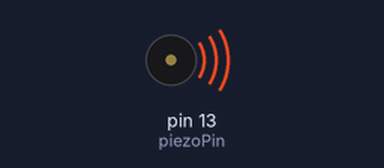
The sketch below on a simulated Arduino Uno, built with avr-gcc and run on an emulated ATmega328P. Parts: buzzer (waves = sounding).

Above: at 0.2 s.
Timing chart, 0 to 3.0 s (numbered marks = the images above):
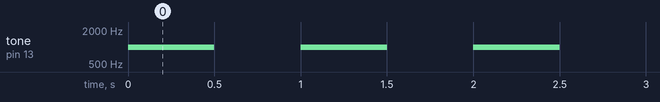

The sketch:

tone_buzzer.ino
```cpp
/*
100 ohm in ground
buzzer pin:
  +ve (long) with piezoPin
  -ve (small) with ground
*/

//Specify digital pin on the Arduino that the positive lead of piezo buzzer is attached.
int piezoPin = 13;

void setup() {

}//close setup

void loop() {

  /*Tone needs 2 arguments, but can take three
    1) Pin#
    2) Frequency - this is in hertz (cycles per second) which determines the pitch of the noise made
    3) Duration - how long teh tone plays
  */
//  digitalWrite(piezoPin, 1);
//  tone(piezoPin, 1000, 500);

  tone(piezoPin, 1000, 500);
  delay(1000);

}
```

Measured:
- by itself, tone on pin 13 (piezoPin): alternates 1000 Hz for 0.50 s and silent for 0.50 s
